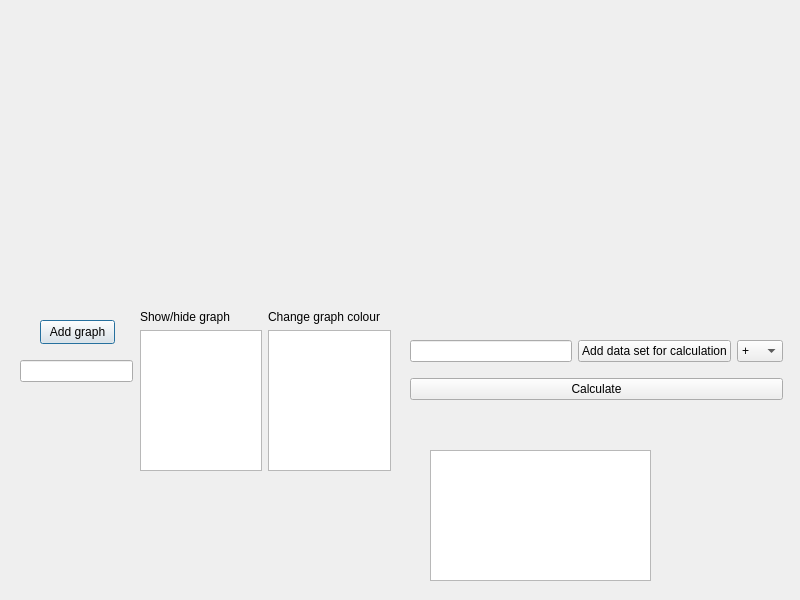
<?xml version="1.0" encoding="UTF-8"?>
<ui version="4.0">
 <class>ProjectApp</class>
 <widget class="QDialog" name="ProjectApp">
  <property name="geometry">
   <rect>
    <x>0</x>
    <y>0</y>
    <width>800</width>
    <height>600</height>
   </rect>
  </property>
  <property name="windowTitle">
   <string>ProjectApp</string>
  </property>
  <widget class="QCustomPlot" name="customPlot" native="true">
   <property name="geometry">
    <rect>
     <x>30</x>
     <y>10</y>
     <width>761</width>
     <height>291</height>
    </rect>
   </property>
  </widget>
  <widget class="QPushButton" name="pushButton">
   <property name="geometry">
    <rect>
     <x>40</x>
     <y>320</y>
     <width>75</width>
     <height>24</height>
    </rect>
   </property>
   <property name="text">
    <string>Add graph</string>
   </property>
  </widget>
  <widget class="QLineEdit" name="lineEdit">
   <property name="geometry">
    <rect>
     <x>20</x>
     <y>360</y>
     <width>113</width>
     <height>22</height>
    </rect>
   </property>
  </widget>
  <widget class="QWidget" name="widget" native="true">
   <property name="geometry">
    <rect>
     <x>370</x>
     <y>300</y>
     <width>451</width>
     <height>141</height>
    </rect>
   </property>
   <widget class="QWidget" name="verticalLayoutWidget">
    <property name="geometry">
     <rect>
      <x>40</x>
      <y>30</y>
      <width>373</width>
      <height>80</height>
     </rect>
    </property>
    <layout class="QVBoxLayout" name="verticalLayout">
     <item>
      <layout class="QHBoxLayout" name="horizontalLayout">
       <item>
        <widget class="QLineEdit" name="lineEdit_2"/>
       </item>
       <item>
        <widget class="QPushButton" name="mathSetButton1">
         <property name="text">
          <string>Add data set for calculation</string>
         </property>
        </widget>
       </item>
       <item>
        <widget class="QComboBox" name="comboBox">
         <item>
          <property name="text">
           <string>+</string>
          </property>
         </item>
         <item>
          <property name="text">
           <string>*</string>
          </property>
         </item>
         <item>
          <property name="text">
           <string>log</string>
          </property>
         </item>
        </widget>
       </item>
      </layout>
     </item>
     <item>
      <widget class="QPushButton" name="calculateButton">
       <property name="text">
        <string>Calculate</string>
       </property>
      </widget>
     </item>
    </layout>
   </widget>
  </widget>
  <widget class="QWidget" name="gridLayoutWidget">
   <property name="geometry">
    <rect>
     <x>140</x>
     <y>310</y>
     <width>251</width>
     <height>161</height>
    </rect>
   </property>
   <layout class="QGridLayout" name="gridLayout">
    <item row="0" column="0">
     <widget class="QLabel" name="label_2">
      <property name="text">
       <string>Show/hide graph</string>
      </property>
     </widget>
    </item>
    <item row="1" column="0">
     <widget class="QListWidget" name="listWidget"/>
    </item>
    <item row="0" column="1">
     <widget class="QLabel" name="label">
      <property name="text">
       <string>Change graph colour</string>
      </property>
     </widget>
    </item>
    <item row="1" column="1">
     <widget class="QListWidget" name="colourList"/>
    </item>
   </layout>
  </widget>
  <widget class="QListWidget" name="mathList1">
   <property name="geometry">
    <rect>
     <x>430</x>
     <y>450</y>
     <width>221</width>
     <height>131</height>
    </rect>
   </property>
  </widget>
 </widget>
 <customwidgets>
  <customwidget>
   <class>QCustomPlot</class>
   <extends>QWidget</extends>
   <header location="global">qcustomplot.h</header>
   <container>1</container>
  </customwidget>
 </customwidgets>
 <resources/>
 <connections/>
</ui>
